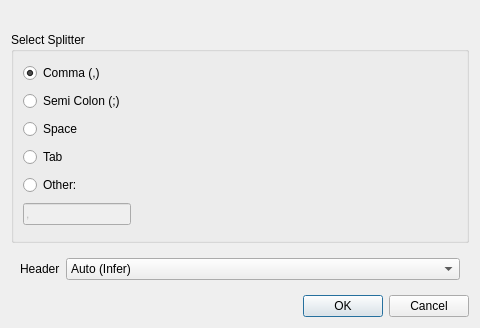
<?xml version="1.0" encoding="UTF-8"?>
<ui version="4.0">
 <class>OpenCSVDialog</class>
 <widget class="QDialog" name="OpenCSVDialog">
  <property name="geometry">
   <rect>
    <x>0</x>
    <y>0</y>
    <width>480</width>
    <height>328</height>
   </rect>
  </property>
  <property name="sizePolicy">
   <sizepolicy hsizetype="Fixed" vsizetype="Fixed">
    <horstretch>0</horstretch>
    <verstretch>0</verstretch>
   </sizepolicy>
  </property>
  <property name="windowTitle">
   <string>Dialog</string>
  </property>
  <layout class="QGridLayout" name="gridLayout_2">
   <property name="topMargin">
    <number>32</number>
   </property>
   <item row="0" column="0">
    <widget class="QGroupBox" name="groupBox">
     <property name="title">
      <string>Select Splitter</string>
     </property>
     <layout class="QVBoxLayout" name="verticalLayout">
      <item>
       <widget class="QRadioButton" name="radio_comma">
        <property name="text">
         <string>Comma (,)</string>
        </property>
        <property name="checked">
         <bool>true</bool>
        </property>
       </widget>
      </item>
      <item>
       <widget class="QRadioButton" name="radio_semicolon">
        <property name="text">
         <string>Semi Colon (;)</string>
        </property>
       </widget>
      </item>
      <item>
       <widget class="QRadioButton" name="radio_space">
        <property name="text">
         <string>Space</string>
        </property>
       </widget>
      </item>
      <item>
       <widget class="QRadioButton" name="radio_tab">
        <property name="text">
         <string>Tab</string>
        </property>
       </widget>
      </item>
      <item>
       <widget class="QRadioButton" name="radio_other">
        <property name="text">
         <string>Other:</string>
        </property>
       </widget>
      </item>
      <item>
       <widget class="QLineEdit" name="textbox_custom_splitter">
        <property name="enabled">
         <bool>false</bool>
        </property>
        <property name="sizePolicy">
         <sizepolicy hsizetype="Fixed" vsizetype="Fixed">
          <horstretch>0</horstretch>
          <verstretch>0</verstretch>
         </sizepolicy>
        </property>
        <property name="text">
         <string>,</string>
        </property>
        <property name="maxLength">
         <number>1</number>
        </property>
        <property name="placeholderText">
         <string>Input Splitter...</string>
        </property>
       </widget>
      </item>
     </layout>
    </widget>
   </item>
   <item row="2" column="0">
    <widget class="QDialogButtonBox" name="buttonBox">
     <property name="orientation">
      <enum>Qt::Horizontal</enum>
     </property>
     <property name="standardButtons">
      <set>QDialogButtonBox::Cancel|QDialogButtonBox::Ok</set>
     </property>
    </widget>
   </item>
   <item row="1" column="0">
    <widget class="QWidget" name="widget" native="true">
     <property name="sizePolicy">
      <sizepolicy hsizetype="Preferred" vsizetype="Fixed">
       <horstretch>0</horstretch>
       <verstretch>0</verstretch>
      </sizepolicy>
     </property>
     <layout class="QFormLayout" name="formLayout_2">
      <property name="formAlignment">
       <set>Qt::AlignLeading|Qt::AlignLeft|Qt::AlignTop</set>
      </property>
      <item row="0" column="0">
       <widget class="QLabel" name="label">
        <property name="text">
         <string>Header</string>
        </property>
       </widget>
      </item>
      <item row="0" column="1">
       <widget class="QComboBox" name="combo_header_type">
        <property name="editable">
         <bool>false</bool>
        </property>
        <property name="sizeAdjustPolicy">
         <enum>QComboBox::AdjustToContents</enum>
        </property>
        <item>
         <property name="text">
          <string>Auto (Infer)</string>
         </property>
        </item>
        <item>
         <property name="text">
          <string>First Row</string>
         </property>
        </item>
        <item>
         <property name="text">
          <string>No Header</string>
         </property>
        </item>
       </widget>
      </item>
     </layout>
    </widget>
   </item>
  </layout>
 </widget>
 <resources/>
 <connections>
  <connection>
   <sender>buttonBox</sender>
   <signal>accepted()</signal>
   <receiver>OpenCSVDialog</receiver>
   <slot>accept()</slot>
   <hints>
    <hint type="sourcelabel">
     <x>248</x>
     <y>254</y>
    </hint>
    <hint type="destinationlabel">
     <x>157</x>
     <y>274</y>
    </hint>
   </hints>
  </connection>
  <connection>
   <sender>buttonBox</sender>
   <signal>rejected()</signal>
   <receiver>OpenCSVDialog</receiver>
   <slot>reject()</slot>
   <hints>
    <hint type="sourcelabel">
     <x>316</x>
     <y>260</y>
    </hint>
    <hint type="destinationlabel">
     <x>286</x>
     <y>274</y>
    </hint>
   </hints>
  </connection>
 </connections>
</ui>
